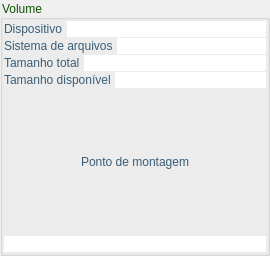
<?xml version="1.0" encoding="UTF-8"?>
<ui version="4.0">
 <class>FrameHarddiskModule</class>
 <widget class="QGroupBox" name="FrameHarddiskModule">
  <property name="geometry">
   <rect>
    <x>0</x>
    <y>0</y>
    <width>270</width>
    <height>256</height>
   </rect>
  </property>
  <property name="windowTitle">
   <string>GroupBox</string>
  </property>
  <property name="styleSheet">
   <string>color: rgb(15, 82, 2);</string>
  </property>
  <property name="title">
   <string>Volume</string>
  </property>
  <property name="flat">
   <bool>false</bool>
  </property>
  <property name="checkable">
   <bool>false</bool>
  </property>
  <layout class="QVBoxLayout" name="verticalLayout">
   <property name="spacing">
    <number>1</number>
   </property>
   <property name="margin">
    <number>1</number>
   </property>
   <item>
    <layout class="QHBoxLayout" name="horizontalLayout">
     <property name="spacing">
      <number>1</number>
     </property>
     <property name="margin">
      <number>0</number>
     </property>
     <item>
      <widget class="QLabel" name="deviceFileLabel">
       <property name="styleSheet">
        <string>color: rgb(57, 93, 118);</string>
       </property>
       <property name="text">
        <string>Dispositivo </string>
       </property>
      </widget>
     </item>
     <item>
      <widget class="QLineEdit" name="deviceFileLineEdit">
       <property name="styleSheet">
        <string>color: rgb(0, 0, 0);
background-image: url(:/ldc_white_bckg/ldc_white_bckg.png);</string>
       </property>
       <property name="frame">
        <bool>false</bool>
       </property>
      </widget>
     </item>
    </layout>
   </item>
   <item>
    <layout class="QHBoxLayout" name="horizontalLayout_2">
     <property name="spacing">
      <number>1</number>
     </property>
     <property name="margin">
      <number>0</number>
     </property>
     <item>
      <widget class="QLabel" name="filesystemLabel">
       <property name="styleSheet">
        <string>color: rgb(57, 93, 118);</string>
       </property>
       <property name="text">
        <string>Sistema de arquivos </string>
       </property>
      </widget>
     </item>
     <item>
      <widget class="QLineEdit" name="filesystemLineEdit">
       <property name="styleSheet">
        <string>color: rgb(0, 0, 0);
background-image: url(:/ldc_white_bckg/ldc_white_bckg.png);</string>
       </property>
       <property name="frame">
        <bool>false</bool>
       </property>
      </widget>
     </item>
    </layout>
   </item>
   <item>
    <layout class="QHBoxLayout" name="horizontalLayout_3">
     <property name="spacing">
      <number>1</number>
     </property>
     <property name="margin">
      <number>0</number>
     </property>
     <item>
      <widget class="QLabel" name="sizeLabel">
       <property name="styleSheet">
        <string>color: rgb(57, 93, 118);</string>
       </property>
       <property name="text">
        <string>Tamanho total </string>
       </property>
      </widget>
     </item>
     <item>
      <widget class="QLineEdit" name="sizeLineEdit">
       <property name="styleSheet">
        <string>color: rgb(0, 0, 0);
background-image: url(:/ldc_white_bckg/ldc_white_bckg.png);</string>
       </property>
       <property name="frame">
        <bool>false</bool>
       </property>
      </widget>
     </item>
    </layout>
   </item>
   <item>
    <layout class="QHBoxLayout" name="horizontalLayout_6">
     <item>
      <widget class="QLabel" name="freeSizeLabel">
       <property name="styleSheet">
        <string>color: rgb(57, 93, 118);</string>
       </property>
       <property name="text">
        <string>Tamanho disponível </string>
       </property>
      </widget>
     </item>
     <item>
      <widget class="QLineEdit" name="freeSizeLineEdit">
       <property name="styleSheet">
        <string>color: rgb(0, 0, 0);
background-image: url(:/ldc_white_bckg/ldc_white_bckg.png);</string>
       </property>
       <property name="frame">
        <bool>false</bool>
       </property>
      </widget>
     </item>
    </layout>
   </item>
   <item>
    <layout class="QVBoxLayout" name="verticalLayout_2">
     <property name="spacing">
      <number>1</number>
     </property>
     <property name="margin">
      <number>0</number>
     </property>
     <item>
      <widget class="QLabel" name="mountingPointLabel">
       <property name="styleSheet">
        <string>color: rgb(57, 93, 118);</string>
       </property>
       <property name="text">
        <string>Ponto de montagem</string>
       </property>
       <property name="alignment">
        <set>Qt::AlignCenter</set>
       </property>
      </widget>
     </item>
     <item>
      <widget class="QLineEdit" name="mountingPointLineEdit">
       <property name="styleSheet">
        <string>color: rgb(0, 0, 0);
background-image: url(:/ldc_white_bckg/ldc_white_bckg.png);</string>
       </property>
       <property name="frame">
        <bool>false</bool>
       </property>
       <property name="alignment">
        <set>Qt::AlignCenter</set>
       </property>
      </widget>
     </item>
    </layout>
   </item>
  </layout>
 </widget>
 <resources>
  <include location="../../gui/resources/ldc_resources.qrc"/>
 </resources>
 <connections/>
</ui>
